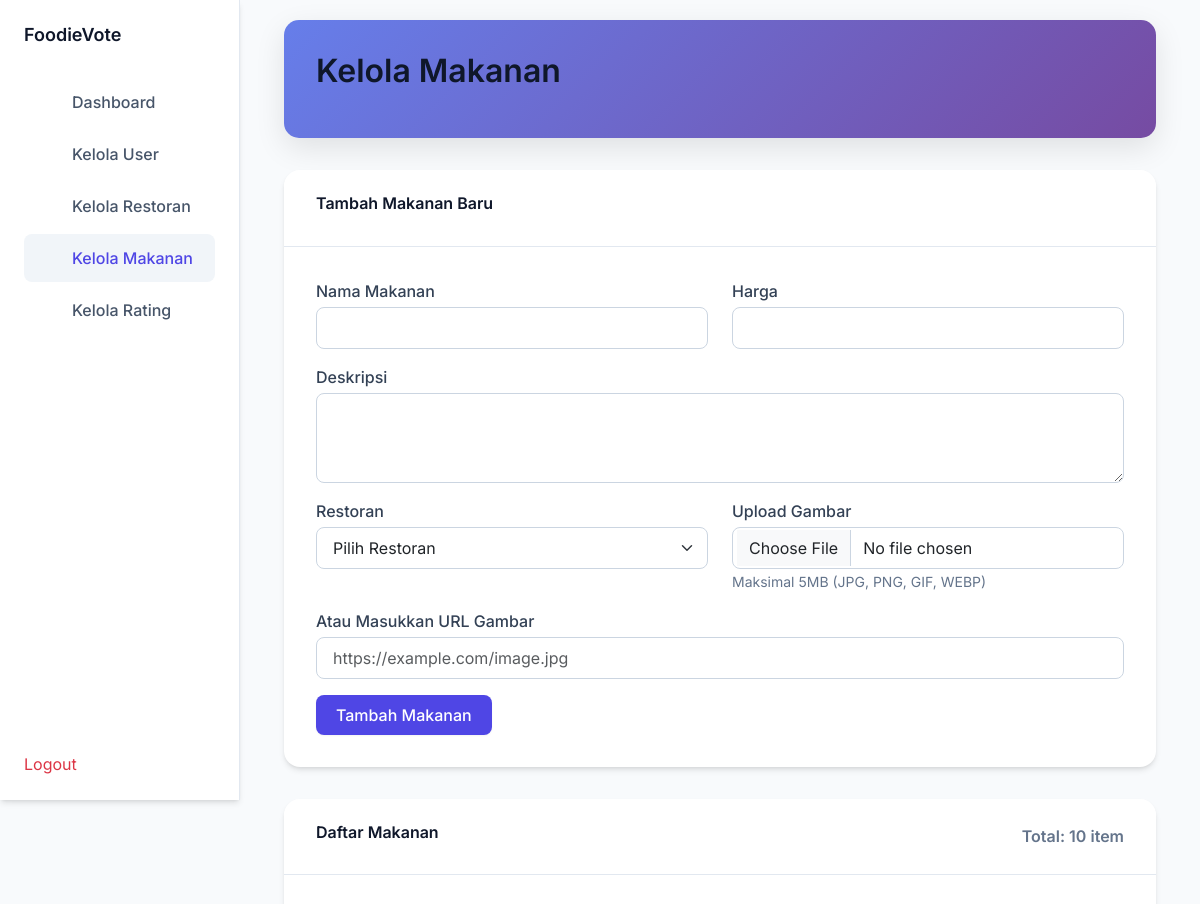
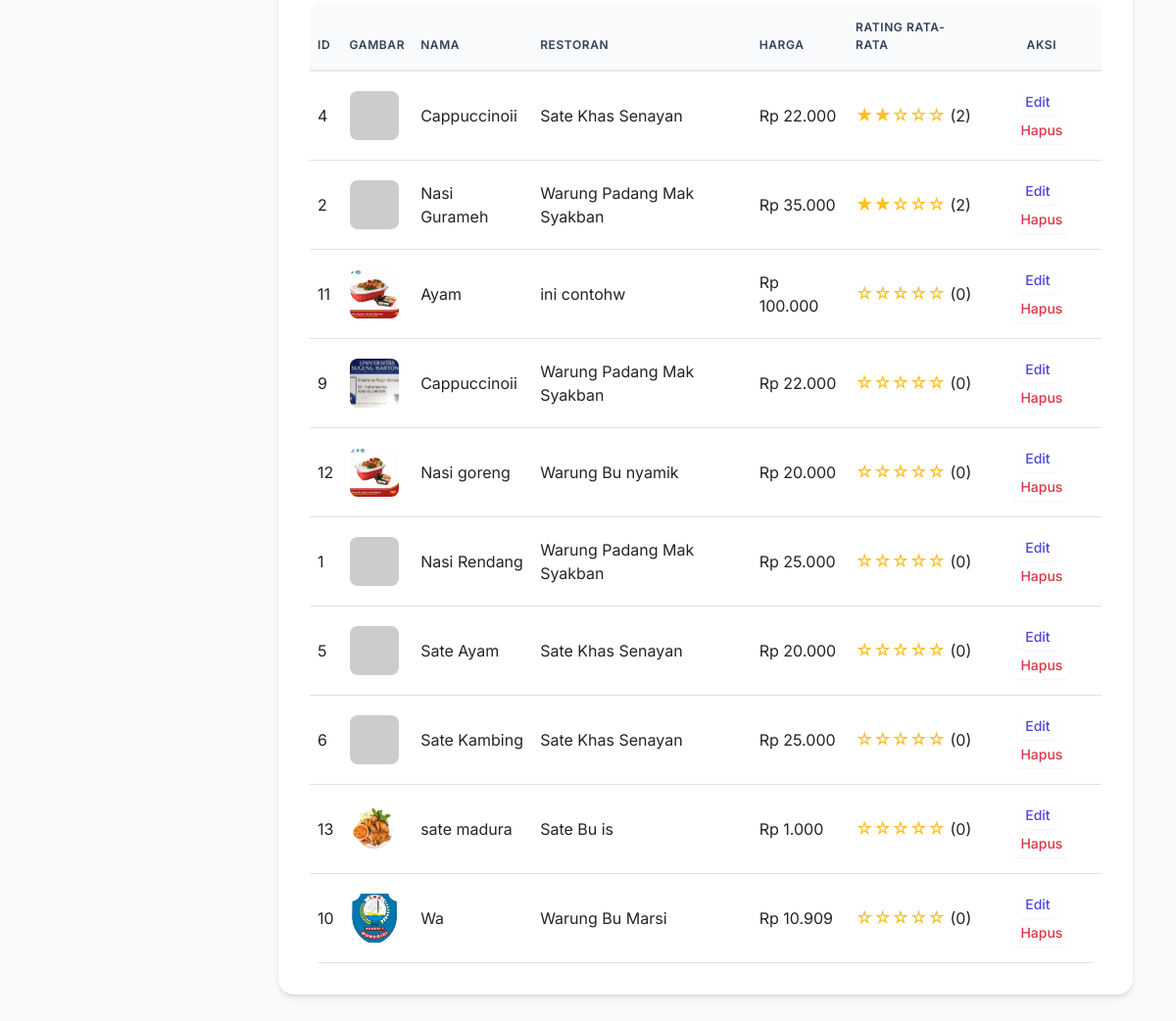
Page /Sasino/foodievote/index.php?page=manage-foods (signed in) on the committed database (2 pictures, top to bottom).
### tables this page shows
CREATE TABLE `foods` (
  `id` int NOT NULL,
  `name` varchar(255) NOT NULL,
  `description` text NOT NULL,
  `price` decimal(10,2) NOT NULL,
  `restaurant_id` int NOT NULL,
  `image_url` varchar(500) DEFAULT NULL,
  `created_at` timestamp NULL DEFAULT CURRENT_TIMESTAMP
);

CREATE TABLE `restaurants` (
  `id` int NOT NULL,
  `name` varchar(255) NOT NULL,
  `description` text NOT NULL,
  `address` text NOT NULL,
  `phone` varchar(20) NOT NULL,
  `operating_hours` varchar(100) NOT NULL,
  `image_url` varchar(500) DEFAULT NULL,
  `created_at` timestamp NULL DEFAULT CURRENT_TIMESTAMP
);

### config/database.php (called while the page is built, shortened)
<?php
function getConnection() {
    try {
        $pdo = new PDO("mysql:host=" . DB_HOST . ";dbname=" . DB_NAME, DB_USER, DB_PASS);
        $pdo->setAttribute(PDO::ATTR_ERRMODE, PDO::ERRMODE_EXCEPTION);
        return $pdo;
    } catch(PDOException $e) {
        die("Koneksi gagal: " . $e->getMessage());
    }
}

### modules/foods/food.model.php (called while the page is built, shortened)
<?php
require_once __DIR__ . '/../../config/database.php';
class FoodModel {
    private $conn;
    public function __construct() {
        $this->conn = getConnection();
    }
    public function getAllFoods() {
        try {
            $sql = "SELECT f.id, f.name, f.description, f.price, f.image_url, f.restaurant_id,
                    r.name as restaurant_name,
                    AVG(rt.rating) as avg_rating, COUNT(rt.id) as total_ratings
                    FROM foods f
                    JOIN restaurants r ON f.restaurant_id = r.id
                    LEFT JOIN ratings rt ON f.id = rt.food_id
                    GROUP BY f.id
                    ORDER BY avg_rating DESC, f.name ASC";
            $stmt = $this->conn->prepare($sql);
            $stmt->execute();
            return $stmt->fetchAll(PDO::FETCH_ASSOC);
        } catch (PDOException $e) {
            error_log("Error in getAllFoods: " . $e->getMessage());
            return [];
        }
    }
}

### views/admin/manage-foods.php (the view, shortened to what this page needs)
<?php
require_once '../modules/foods/food.model.php';
$foodModel = new FoodModel();
$foods = $foodModel->getAllFoods();
$foods = $foodModel->getAllFoods();
?>
<div class="dashboard-header">
    <h1>Kelola Makanan</h1>
</div>
<div class="card mb-4 fade-in-section">
    <div class="card-header">
        <h5>Tambah Makanan Baru</h5>
    </div>
    <div class="card-body">
        <form method="POST" enctype="multipart/form-data">
            <div class="row">
                <div class="col-md-6 mb-3">
                    <label for="name" class="form-label">Nama Makanan</label>
                    <input type="text" class="form-control" id="name" name="name" required>
                </div>
                <div class="col-md-6 mb-3">
                    <label for="price" class="form-label">Harga</label>
                    <input type="text" class="form-control" id="price" name="price" required>
                </div>
            </div>
            <div class="mb-3">
                <label for="description" class="form-label">Deskripsi</label>
                <textarea class="form-control" id="description" name="description" rows="3" required></textarea>
            </div>
            <div class="row">
                <div class="col-md-6 mb-3">
                    <label for="restaurant_id" class="form-label">Restoran</label>
                    <select class="form-select" id="restaurant_id" name="restaurant_id" required>
                        <option value="">Pilih Restoran</option>
                    </select>
                </div>
                <div class="col-md-6 mb-3">
                    <label for="image_file" class="form-label">Upload Gambar</label>
                    <input type="file" class="form-control" id="image_file" name="image_file" accept="image/*" onchange="previewImage(this, 'preview_add')">
                    <small class="text-muted">Maksimal 5MB (JPG, PNG, GIF, WEBP)</small>
                </div>
            </div>
            <div class="mb-3">
                <label for="image_url" class="form-label">Atau Masukkan URL Gambar</label>
                <input type="text" class="form-control" id="image_url" name="image_url" placeholder="https://example.com/image.jpg">
            </div>
            <button type="submit" name="add_food" class="btn btn-primary pulse-animation">Tambah Makanan</button>
        </form>
    </div>
</div>
<div class="card fade-in-section">
    <div class="card-header d-flex justify-content-between align-items-center">
        <h5>Daftar Makanan</h5>
        <span class="text-muted">Total: <?php echo count($foods); ?> item</span>
    </div>
    <div class="card-body">
        <div class="table-responsive">
            <table class="table">
                <thead>
                    <tr>
                        <th>ID</th>
                        <th>Gambar</th>
                        <th>Nama</th>
                        <th>Restoran</th>
                        <th>Harga</th>
                        <th>Rating Rata-rata</th>
                        <th class="text-center">Aksi</th>
                    </tr>
                </thead>
                <tbody>
                    <?php foreach ($foods as $food): ?>
                        <tr>
                            <td><?php echo $food['id']; ?></td>
                            <td>
                                <?php if (!empty($food['image_url'])): ?>
                                    <?php
                                    $imageSrc = $food['image_url'];
                                    if (strpos($food['image_url'], 'http') !== 0) {
                                        if (strpos($food['image_url'], '/') === 0) {
                                            $imageSrc = BASE_URL . $food['image_url'];
                                        } else {
                                            $imageSrc = BASE_URL . '/' . $food['image_url'];
                                        }
                                    }
                                    ?>
                                    <img src="<?php echo htmlspecialchars($imageSrc); ?>"
                                         alt="<?php echo htmlspecialchars($food['name']); ?>"
                                         style="width: 50px; height: 50px; object-fit: cover; border-radius: 8px;"
                                         onerror="this.parentElement.innerHTML='<div style=\'width: 50px; height: 50px; background: #f0f0f0; border-radius: 8px; display: flex; align-items: center; justify-content: center;\'>🍽️</div>'">
                                <?php else: ?>
                                    <div style="width: 50px; height: 50px; background: #f0f0f0; border-radius: 8px; display: flex; align-items: center; justify-content: center;">🍽️</div>
                                <?php endif; ?>
                            </td>
                            <td><?php echo htmlspecialchars($food['name']); ?></td>
                            <td><?php echo htmlspecialchars($food['restaurant_name']); ?></td>
                            <td>Rp <?php echo number_format($food['price'], 0, ',', '.'); ?></td>
                            <td>
                                <?php
                                $avgRating = $food['avg_rating'] ? round($food['avg_rating'], 1) : 0;
                                echo '<span class="rating-stars">';
                                for ($i = 1; $i <= 5; $i++) {
                                    if ($i <= $avgRating) {
                                        echo '★';
                                    } else {
                                        echo '☆';
                                    }
                                }
                                echo '</span> (' . $avgRating . ')';
                                ?>
                            </td>
                            <td class="text-center">
                                <button class="btn btn-sm btn-outline-primary me-2" data-bs-toggle="modal" data-bs-target="#editModal<?php echo $food['id']; ?>">Edit</button>
                                <form method="POST" class="d-inline" onsubmit="return confirm('Apakah Anda yakin ingin menghapus makanan ini?')">
                                    <button type="submit" name="delete_food" class="btn btn-sm btn-outline-danger">Hapus</button>
                                </form>
                            </td>
                        </tr>
                    <?php endforeach; ?>
                </tbody>
            </table>
        </div>
    </div>
</div>

### assets/css/style.css (style rules this page uses)
body { font-family: 'Segoe UI', Tahoma, Geneva, Verdana, sans-serif; padding-top: 20px; padding-bottom: 20px; }
.card { box-shadow: 0 4px 6px rgba(0, 0, 0, 0.1); transition: transform 0.3s ease; }
.btn { border-radius: 30px; }
.rating-stars { color: #ffc107; }
.table th { border-top: none; border-bottom-width: 2px; }
body:not(.admin-body) { padding-top: 20px; }

### rows in the picture
foods: id "4", name "Cappuccinoii", restaurant.name "Sate Khas Senayan", price "22.000", avgRating "2"
foods: id "2", name "Nasi Gurameh", restaurant.name "Warung Padang Mak Syakban", price "35.000", avgRating "2"
foods: id "11", image_url (picture), name "Ayam", restaurant.name "ini contohw", price "100.000", avgRating "0"
foods: id "9", image_url (picture), name "Cappuccinoii", restaurant.name "Warung Padang Mak Syakban", price "22.000", avgRating "0"
foods: id "12", image_url (picture), name "Nasi goreng", restaurant.name "Warung Bu nyamik", price "20.000", avgRating "0"
foods: id "1", name "Nasi Rendang", restaurant.name "Warung Padang Mak Syakban", price "25.000", avgRating "0"
foods: id "5", name "Sate Ayam", restaurant.name "Sate Khas Senayan", price "20.000", avgRating "0"
foods: id "6", name "Sate Kambing", restaurant.name "Sate Khas Senayan", price "25.000", avgRating "0"
foods: id "13", image_url (picture), name "sate madura", restaurant.name "Sate Bu is", price "1.000", avgRating "0"
foods: id "10", image_url (picture), name "Wa", restaurant.name "Warung Bu Marsi", price "10.909", avgRating "0"

### other values in the picture
count($foods) "10"
